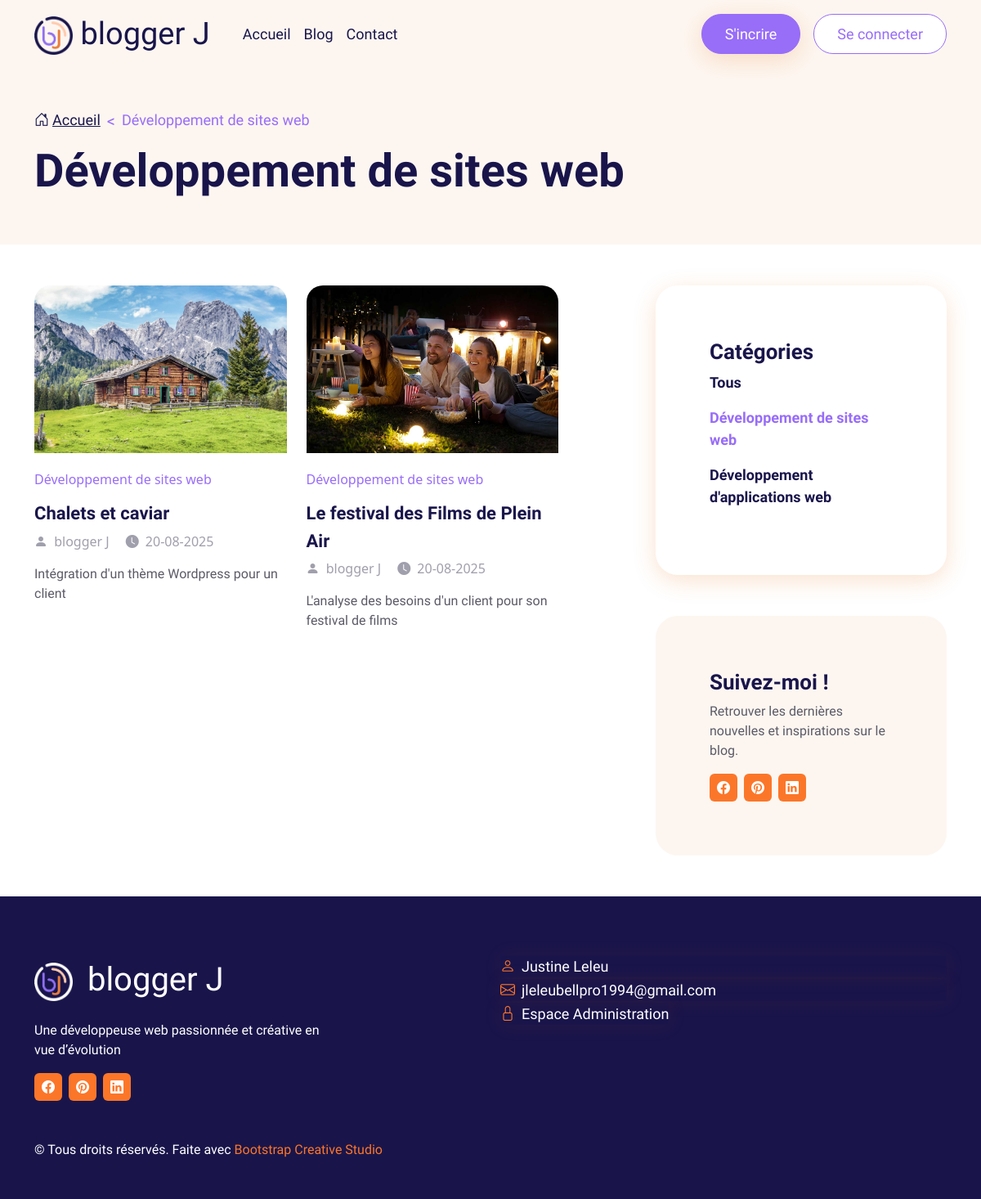
Screenshot of /index.php?action=blog_posts_web with the database file from the repository.
### tables this page shows
CREATE TABLE `posts` (
  `id` int NOT NULL AUTO_INCREMENT,
  `users_id` int NOT NULL,
  `author` varchar(50) NOT NULL,
  `title` varchar(250) NOT NULL,
  `category` varchar(45) NOT NULL,
  `excerpt` varchar(250) NOT NULL,
  `content` longtext NOT NULL,
  `image` longtext NOT NULL,
  `created_at` datetime DEFAULT CURRENT_TIMESTAMP,
  `updated_at` datetime DEFAULT NULL,
  `active` tinyint(1) NOT NULL,
  `status` varchar(45) NOT NULL,
  PRIMARY KEY (`id`),
  KEY `users_id_idx` (`users_id`),
  CONSTRAINT `users_id` FOREIGN KEY (`users_id`) REFERENCES `users` (`id`) ON DELETE CASCADE ON UPDATE CASCADE
);

### src/controllers/PostsController.php (called while the page is built, shortened)
<?php
class PostsController
{
    public function blogPostsWeb(): void
    {
        $post = new Posts();
        $posts = $post->findBy([
            'active' => 1,
            'category' => "Développement de sites web"
        ]);
        require('../templates/frontend/blogpostsweb/index.php');
    }
}

### public/index.php (called while the page is built, shortened)
<?php
$router = new Router();
$router->run();

### src/models/Model.php (called while the page is built, shortened)
<?php
class Model extends Db
{
    protected string $table;
    public function findBy(array $criteres): array
    {
        $champs = [];
        $valeurs = [];
        foreach ($criteres as $champ => $valeur) {
            $champs[] = "$champ = ?";
            $valeurs[] = $valeur;
        }
        $liste_champs = implode(' AND ', $champs);
        return $this->requete('SELECT * FROM ' . $this->table . ' WHERE ' . $liste_champs, $valeurs)->fetchAll();
    }
    public function requete(string $sql, ?array $attributs = null): PDOStatement|false
    {
        $this->db = Db::getInstance();
        if ($attributs !== null) {
            $query = $this->db->prepare($sql);
            $query->execute($attributs);
            return $query;
        }
        return $this->db->query($sql);
    }
}

### src/models/Posts.php (called while the page is built, shortened)
<?php
class Posts extends Model
{
    public function __construct(?array $data = null)
    {
        $this->table = 'posts';
    }
}

### src/core/Db.php (called while the page is built, shortened)
<?php
class Db extends PDO
{
    private static ?self $instance = null;
    private function __construct()
    {
        $_dsn = 'mysql:dbname=' . self::DBNAME . ';host=' . self::DBHOST;
    }
    public static function getInstance(): self
    {
        if (self::$instance === null) {
            self::$instance = new self();
        }
        return self::$instance;
    }
}

### src/core/DateFormatter.php (called while the page is built, shortened)
<?php
class DateFormatter
{
    public static function enFrancais(string $datetime): string
    {
        $date = \DateTime::createFromFormat('Y-m-d H:i:s', $datetime);
        $locale = 'fr_FR';
        $formatter = new \IntlDateFormatter(
            $locale,
            \IntlDateFormatter::FULL,
            \IntlDateFormatter::SHORT,
            $date->getTimezone(),
            \IntlDateFormatter::GREGORIAN,
            "d-MM-yyyy"
        );
        $dateStr = $formatter->format($date);
        return $dateStr ?: 'Date invalide';
    }
}

### templates/frontend/blogpostsweb/index.php (the view, shortened to what this page needs)
<section class="container-fluid bg-light-subtle spacing-col-padding-top-50 spacing-col-padding-bottom-50">
    <nav class="container" aria-label="breadcrumb">
        <ol class="breadcrumb">
            <li class="breadcrumb-item">
                <a class="breadcrumb-links" href="index.php?action=home">
                    <i class="bi bi-house-door fs-lg me-1"></i>Accueil
                </a>
            </li>
            <li class="breadcrumb-item active" aria-current="page">Développement de sites web</li>
        </ol>
    </nav>
    <div class="container">
        <h1 class="titre-page">Développement de sites web</h1>
    </div>
</section>
<section class="container spacing-col-padding-top-50">
    <div class="row">
        <div class="col-lg-7 mb-lg-0">
            <div class="row row-cols-lg-2 row-cols-sm-2 row-cols-1 gy-md-4 gy-2">
                <?php foreach ($posts as $post): ?>
                    <div class="col pb-3">
                        <article class="card card-article border-0">
                            <div class="position-relative">
                                <img src="uploads/<?= htmlspecialchars($post->image, ENT_QUOTES, 'UTF-8') ?>" class="card-img-top" alt="Image">
                            </div>
                            <div class="card-body">
                                <div class="marging-top-20 marging-bottom-10">
                                    <span class="fs-sm text-primary"><?= htmlspecialchars($post->category, ENT_QUOTES, 'UTF-8') ?></span>
                                </div>
                                <h3>
                                    <a class="card-post-title" href="index.php?action=post&id=<?= $post->id ?>">
                                        <?= htmlspecialchars($post->title, ENT_QUOTES, 'UTF-8') ?>
                                    </a>
                                </h3>
                                <div class="d-flex flex-row bd-highlight mb-3">
                                    <div class="meta-content-blog bd-highlight">
                                        <i class="bi bi-person-fill fs-base me-1"></i>
                                        <span class="fs-sm"><?= htmlspecialchars($post->author, ENT_QUOTES, 'UTF-8') ?></span>
                                    </div>
                                    <div class="meta-content-blog bd-highlight">
                                        <i class="bi bi-clock-fill fs-base me-1"></i>
                                        <span class="fs-sm"><?= DateFormatter::enFrancais($post->updated_at); ?></span>
                                    </div>
                                </div>
                                <p class="running-text"><?= htmlspecialchars($post->excerpt, ENT_QUOTES, 'UTF-8') ?></p>
                            </div>
                        </article>
                    </div>
                <?php endforeach; ?>
            </div>
        </div>
        <div class="col-lg-5 col-xl-4 offset-xl-1 border-start-lg">
            <div class="card card-shadow">
                <div class="card-body">
                    <h4 class="titre-h4">Catégories</h4>
                    <ul class="list-unstyled mb-0">
                        <li class="pb-2 mb-2"><a href="index.php?action=blog" class="blog-postlist-content"><span class="blog-postlist-title">Tous</span></a></li>
                        <li class="pb-2 mb-2">
                            <div class="blog-postlist-content"><span class="blog-postlist-title-active">Développement de sites web</span></div>
                        </li>
                        <li class="pb-2 mb-2">
                            <a href="index.php?action=blog_posts_apps" class="blog-postlist-content"><span class="blog-postlist-title">Développement d'applications web</span></a>
                        </li>
                    </ul>
                </div>
            </div>
            <div class="card card-background">
                <div class="card-body">
                    <h4 class="titre-h4">Suivez-moi !</h4>
                    <p class="running-text">Retrouver les dernières nouvelles et inspirations sur le blog.</p>
                    <div class="d-flex">
                        <a href="https://www.facebook.com/?locale=fr_FR" class="btn btn-icon-social-secondary">
                            <i class="bi bi-facebook"></i>
                        </a>
                        <a href="https://fr.pinterest.com/" class="btn btn-icon-social-secondary">
                            <i class="bi bi-pinterest"></i>
                        </a>
                        <a href="https://fr.linkedin.com/" class="btn btn-icon-social-secondary">
                            <i class="bi bi-linkedin"></i>
                        </a>
                    </div>
                </div>
            </div>
        </div>
    </div>
</section>
<?php
require('../templates/layout-frontend.php');
?>

### public/styles/style.css (style rules this page uses)
.bg-light-subtle { background-color: #FDF6F0 !important; }
.text-primary { --bs-text-opacity: 1; color: #986df8 !important; }
.spacing-col-padding-top-50 { padding-top: 50px; }
.spacing-col-padding-bottom-50 { padding-bottom: 50px; }
.marging-top-20 { margin-top: 20px; }
.marging-bottom-10 { margin-bottom: 10px; }
* { padding: 0px; margin: 0px; box-sizing: border-box; }
html, body { height: 100%; width: 100%; margin: auto; padding: 0; }
.running-text { font-family: "Hind Siliguri", sans-serif; font-size: 16px; color: #5b5a67; font-weight: 400; }
.titre-page { font-family: "Mulish", sans-serif; font-size: 56px; color: #19154B; font-weight: 700; line-height: 1.1em; }
.titre-h4 { font-family: "Mulish", sans-serif; font-size: 26px; color: #19154B; font-weight: 700; }
.breadcrumb { font-family: "Hind Siliguri", sans-serif; font-weight: 500; font-size: 18px; }
.breadcrumb .breadcrumb-links { color: #19154B; }
.breadcrumb .breadcrumb-item.active { color: #986df8; }
.breadcrumb .breadcrumb-item + .breadcrumb-item::before { float: left; padding-right: var(--bs-breadcrumb-item-padding-x); color: #986df8; font-weight: 500; font-size: 20px; content: var(--bs-breadcrumb-divider, "<"); }
.btn-icon-social-secondary { background-color: #fc7629; padding-top: 4px; padding-left: 8px; padding-right: 8px; padding-bottom: 4px; margin-right: 8px; }
.btn-icon-social-secondary i { color: white; }
.card-shadow { border: 0; border-radius: 27px; box-shadow: rgba(231, 111, 13, 0.2) 0px 7px 29px 0px; margin-bottom: 50px; padding: 50px; }
.card-background { border: 0; border-radius: 27px; margin-bottom: 50px; padding: 50px; background-color: #FDF6F0; }
.card-article .card-img-top { border-top-left-radius: 20px; border-top-right-radius: 20px; }
.card-article .card-body { padding: 0; }
.card-article .card-body .card-post-title { font-family: "Mulish", sans-serif; font-size: 22px; color: #19154B; font-weight: 700; text-decoration: none; }
.card-article .card-body .meta-content-blog { margin-right: 20px; color: #a09fac; }
.blog-postlist-content { text-decoration: none; }
.blog-postlist-content .blog-postlist-title { font-family: "Mulish", sans-serif; font-size: 18px; color: #19154B; font-weight: 700; }
.blog-postlist-content .blog-postlist-title-active { font-family: "Mulish", sans-serif; font-size: 18px; color: #986df8; font-weight: 700; }

### rows the page displays
posts: image (picture), category "Développement de sites web", title "Chalets et caviar", author "blogger J", updated_at "20-08-2025", excerpt "Intégration d'un thème Wordpress pour un client"
posts: image (picture), category "Développement de sites web", title "Le festival des Films de Plein Air", author "blogger J", updated_at "20-08-2025", excerpt "L'analyse des besoins d'un client pour son festival de films"
